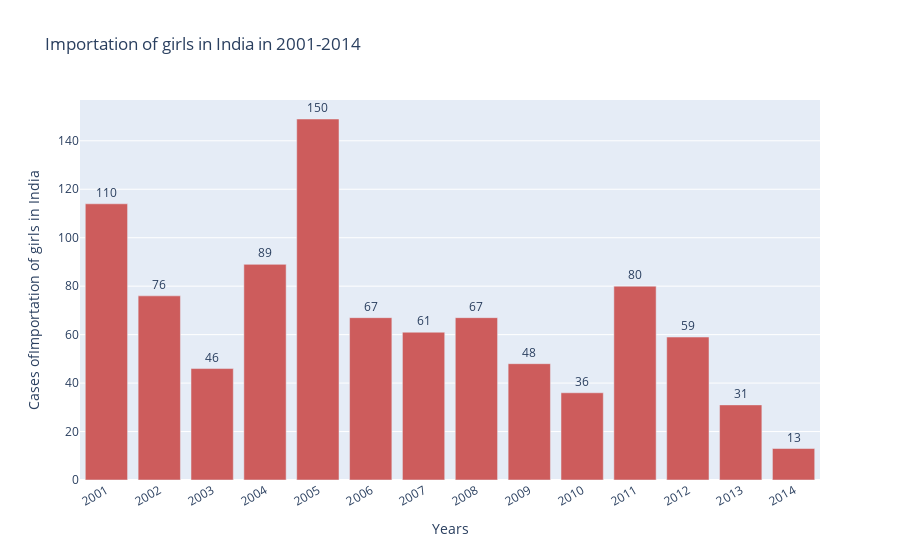

Notebook cell for this chart:
### Markdown cell above
Even in the 21st century, society doesn't know to treat and respect women at home. The Domestic Violence cases were 60% more in 2014 than in 2001.

### Code cell
plot_figure("Importation of girls in India in 2001-2014","Importation of Girls","Cases ofImportation of girls in India", color="indianred")

### Figure 1 — Plotly figure (JSON) as saved in the notebook; plotly's stock layout.template omitted (floating-point values rounded to 4 significant figures)
{"data": [{"marker": {"color": "indianred"}, "text": [114, 76, 46, 89, 149, 67, 61, 67, 48, 36, 80, 59, 31, 13], "textposition": "outside", "texttemplate": "%{text:.2s}", "type": "bar", "x": [2001, 2002, 2003, 2004, 2005, 2006, 2007, 2008, 2009, 2010, 2011, 2012, 2013, 2014], "y": [114, 76, 46, 89, 149, 67, 61, 67, 48, 36, 80, 59, 31, 13]}], "layout": {"title": {"text": "Importation of girls in India in 2001-2014"}, "uniformtext": {"minsize": 8, "mode": "show"}, "xaxis": {"tickangle": -30, "tickmode": "linear", "title": {"text": "Years"}}, "yaxis": {"title": {"text": "Cases ofImportation of girls in India"}}}}
